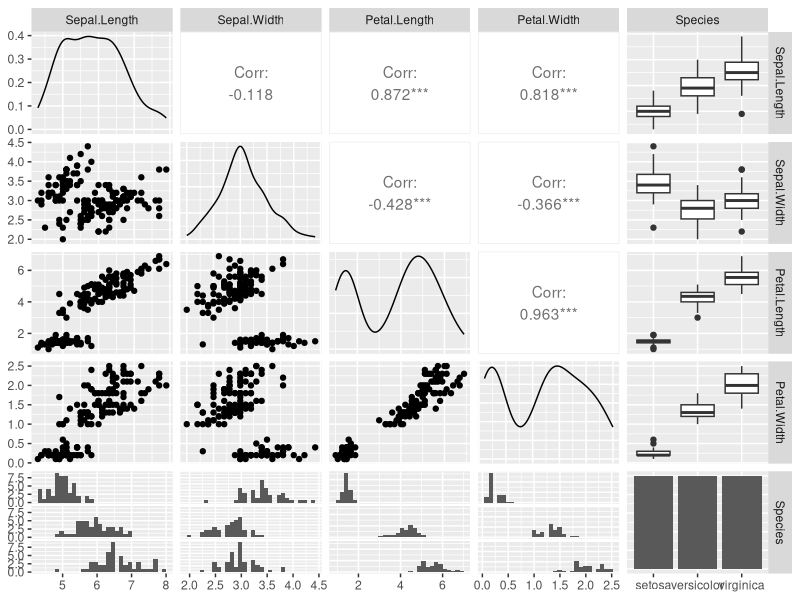
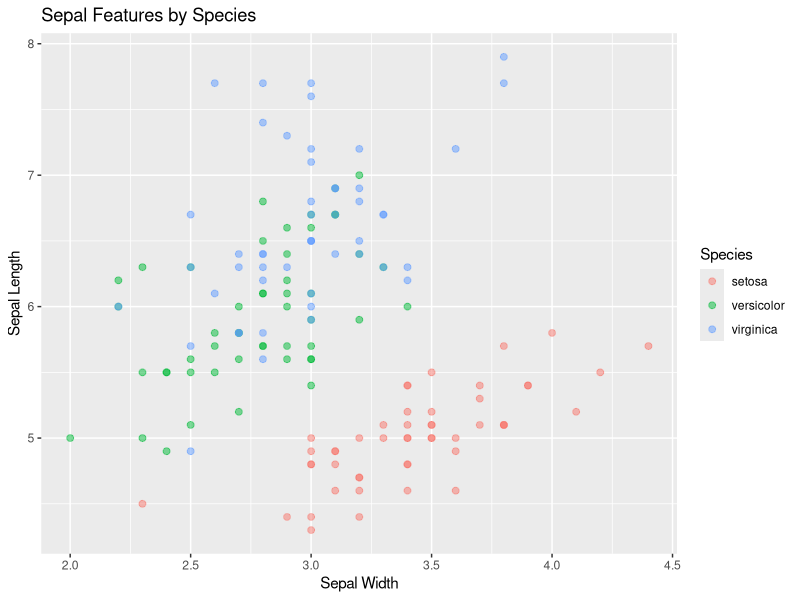
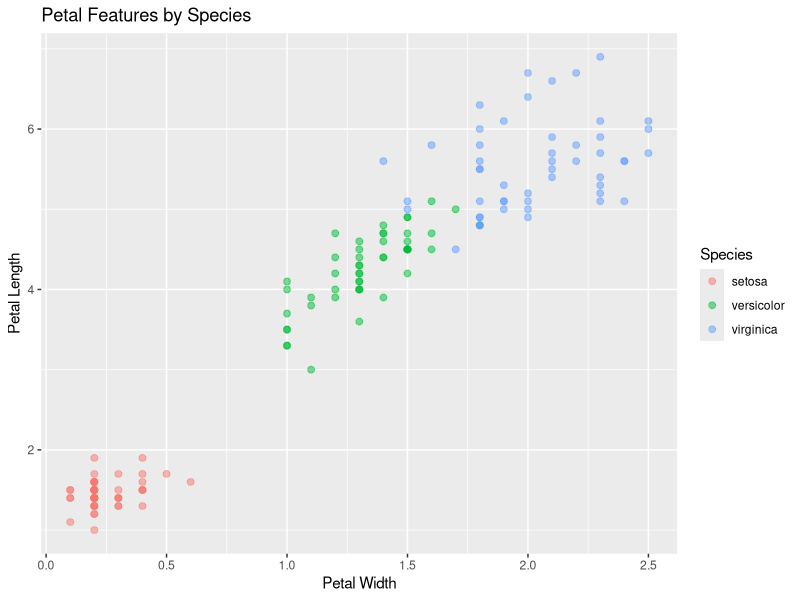
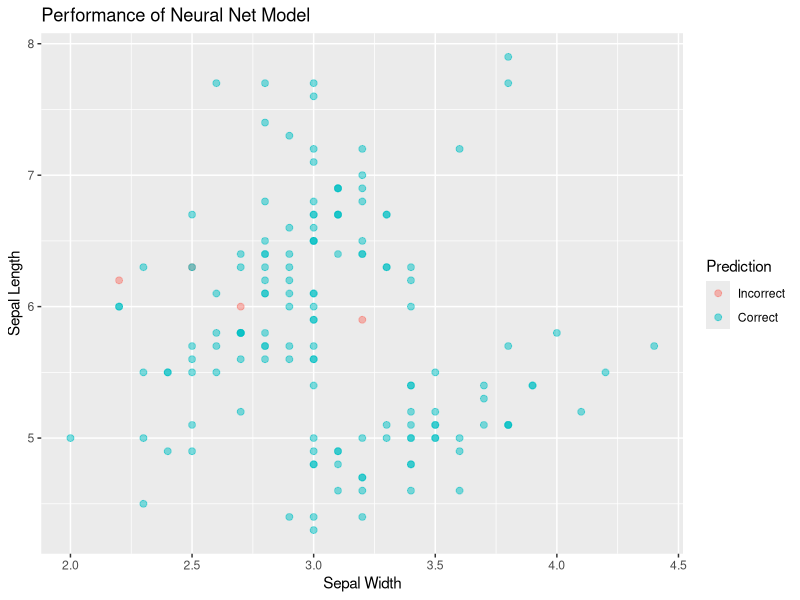

Reproduce these figures in R, in order.
# Title:   Coding Example - Machine Learning Methods in R
# Author:  Peter Scarbrough
# Date:    6 Jan 2020
# Purpose: Demonstrate basic machine learning method execution in R
#          Will be predicting Species using built-in `iris` dataset

###
### 1) Load required packages
###
library(tidyverse)  # for data manipulation (dplyr tools) and ggplot2
library(caret)      # for cross-validation and machine learning methods
library(GGally)     # for fancier pairs plots plotting with ggplot2

###
### 2) Load data, split 80/20 into training/test sets
###
iris
n         <- nrow(iris)
p         <- ncol(iris)
trainI    <- sample(1:n, size=0.8*n) 
trainData <- iris[trainI,]
testData  <- iris[-trainI,]

###
### 3a) Exploratory data anaalysis
###
ggpairs(iris)                            # pairs plot
sapply(iris, function(x) sum(is.na(x)))  # check for missing data (there is none)
summary(iris)                            # basic numeric summaries

###
### 3b) Get summary measurements by Speciies
###

### 3b-i) Using tapply
data.frame(Mean    = sapply(select(iris,-Species), function(x){
                       tapply(x, iris$Species, mean) %>% round(2)
                     }),
           SD      = sapply(select(iris,-Species), function(x){
                       tapply(x, iris$Species, sd) %>% round(2)
                     })
           )

### 3b-ii) Using dplyr with custom function: `summarizeIris`
summarizeIris <- function(fun){
  # a) summarize by species given summary function
  temp <- iris %>% 
    group_by(Species) %>%
    summarize_all(fun)
  # b) get function name for column renaming of summary data table
  funName <- substitute(fun) %>% deparse
  # c) rename all columns but the Sepcies column by adding function name as suffix
  names(temp)[-1] <- paste0(names(temp)[-1], paste0("." , funName))
  return(temp)
}

# create summary tables of iris, merge and round numeric values
irisMeans <- summarizeIris(mean)
irisSDs   <- summarizeIris(sd)
inner_join(irisMeans, irisSDs) %>% 
  mutate_if(is.numeric, round, 2) %>%
  as.data.frame 

###
### 4) Plotting an example of how data are related to Species
###

### 4i) Plot of sepal features by species
ggplot(iris, aes(x=Sepal.Width, y=Sepal.Length)) + 
  geom_point(aes(color=Species), size=2, alpha=0.5) +
  labs(title = "Sepal Features by Species", 
       x     = "Sepal Width",
       y     = "Sepal Length")

### 4ii) Plot of petal features by species
ggplot(iris, aes(x=Petal.Width, y=Petal.Length)) + 
  geom_point(aes(color=Species), size=2, alpha=0.5) +
  labs(title = "Petal Features by Species", 
       x     = "Petal Width",
       y     = "Petal Length")

### Note: Clearly distinguishable relationships between sepal, petal features and species


###
### 5) Machine learning models, report misclassification rate (MCR)
###

### 5i) Species cross-validation method, 10-fold CV with 5 repeats (due to small data size)
myControl <- trainControl(method="repeatedcv", number=10, repeats=5)

### 5ii) K-neearest neighbors, report confusion matrix and MCR
knnFit     <- train(Species ~ .,
                    data=trainData,
                    method="knn",
                    trControl=myControl,
                    tuneLength=30)
knnPredict <- predict(knnFit, newdata=select(testData, -Species))
knnCM      <- table(knnPredict, testData$Species)
knnMCR     <- 1 - sum(diag(knnCM))/sum(knnCM)
knnCM
knnMCR

### 5iii) Random Forest, report confusion matrix and MCR
rfFit      <- train(Species ~ .,
                    data=trainData,
                    method="rf",
                    trControl=myControl)
rfPredict  <- predict(rfFit, newdata=select(testData, -Species))
rfCM       <- table(rfPredict, testData$Species)
rfMCR      <- 1 - sum(diag(rfCM))/sum(rfCM)
rfCM
rfMCR

### 5iv) Neural Net, report confusion matrix and MCR
nnFit      <- train(Species ~ .,
                    data=trainData,
                    method="nnet",
                    trControl=myControl,
                    trace=F)
nnPredict  <- predict(nnFit, newdata=select(testData, -Species))
nnCM       <- table(nnPredict, testData$Species)
nnMCR      <- 1 - sum(diag(nnCM))/sum(nnCM)
nnCM
nnMCR

### 5v) Summarize Model Performance
###     doing some data reshaping to make it easier to add models to summary data.frame
data.frame(KNN  = knnMCR,
           RF   = rfMCR,
           NNet = nnMCR) %>%
  t %>% as.data.frame %>% rownames_to_column(var="Model") %>% rename(MCR = V1) %>%
  arrange(MCR) %>% mutate_if(is.numeric, round, 3) 

###
### 6) Plot model performance
###

myIris <- mutate(iris, Predict=predict(nnFit, newdata=select(iris, -Species)))
ggplot(myIris, aes(x=Sepal.Width, y=Sepal.Length)) +
  geom_point(aes(color=(Species==Predict)), size=2, alpha=0.5) + 
  labs(title = "Performance of Neural Net Model",
       x     = "Sepal Width",
       y     = "Sepal Length") + 
  scale_color_discrete(name  = "Prediction",
                       label = c("Incorrect", "Correct"))

###
### 7) Comments:
### 

### Note that the models performed fairly well and were similar which is probably expected
### given that the data features appeared relatively distinguishable by Species to begin with